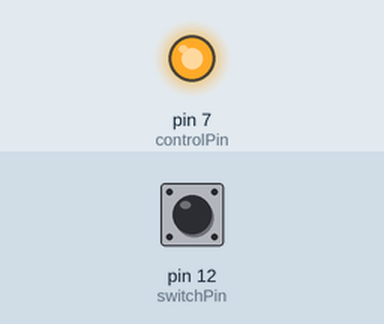
Recording of a sketch running on a simulated Arduino Uno, built with avr-gcc and run on an emulated ATmega328P. Parts: output pins drawn as LEDs (lit = HIGH). The inputs (shaded band) are chosen by the test bench; at power-on: pin 12 (switchPin) HIGH.

Above: at 1.2 s.
1.3 s: pin 12 (switchPin) pulled LOW for 0.15 s
At 1.37 s:
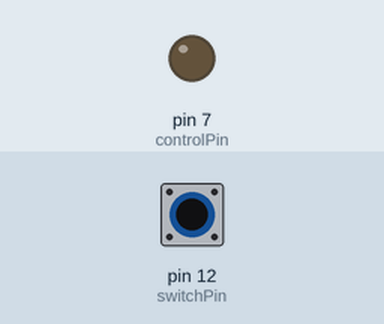
2.9 s: pin 12 (switchPin) pulled LOW for 3.2 s
At 7.4 s:
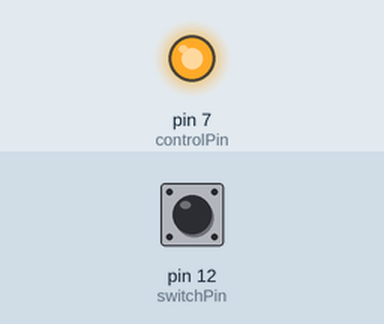
Timing chart, 0 to 8.9 s (numbered marks = the images above; inputs shaded):
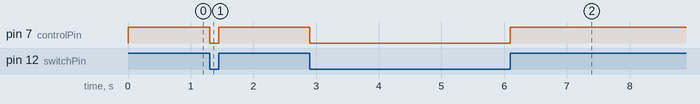

The sketch:

krista_el_panel.ino
```cpp
int controlPin = 7;
int switchPin = 12;

void setup() {
  pinMode(controlPin, OUTPUT);
  pinMode(switchPin, INPUT);
}

void loop() {
  int switchVal = digitalRead(switchPin);
  digitalWrite(controlPin, switchVal);
}
```

Measured:
- after the input at 1.3 s, pin 7 (controlPin): HIGH → LOW at once, → HIGH 0.15 s later
- after the input at 2.9 s, pin 7 (controlPin): HIGH → LOW at once, → HIGH 3.2 s later
